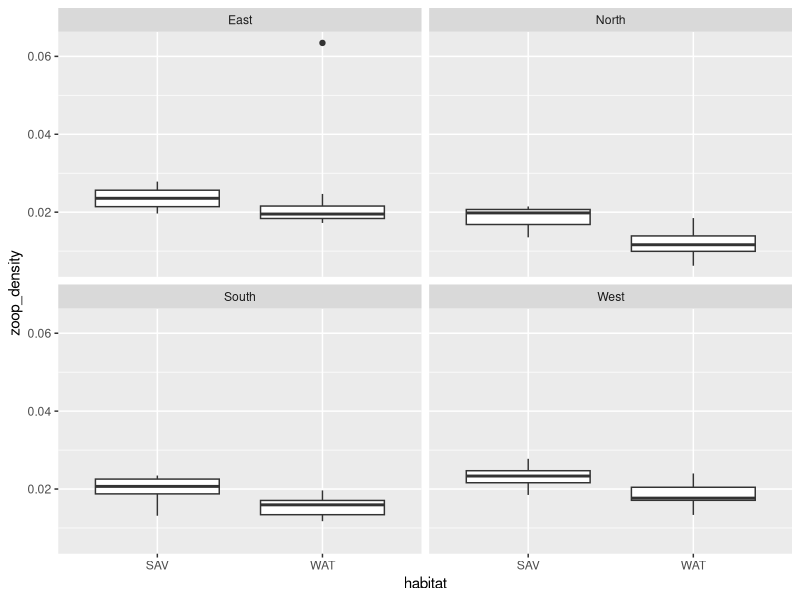
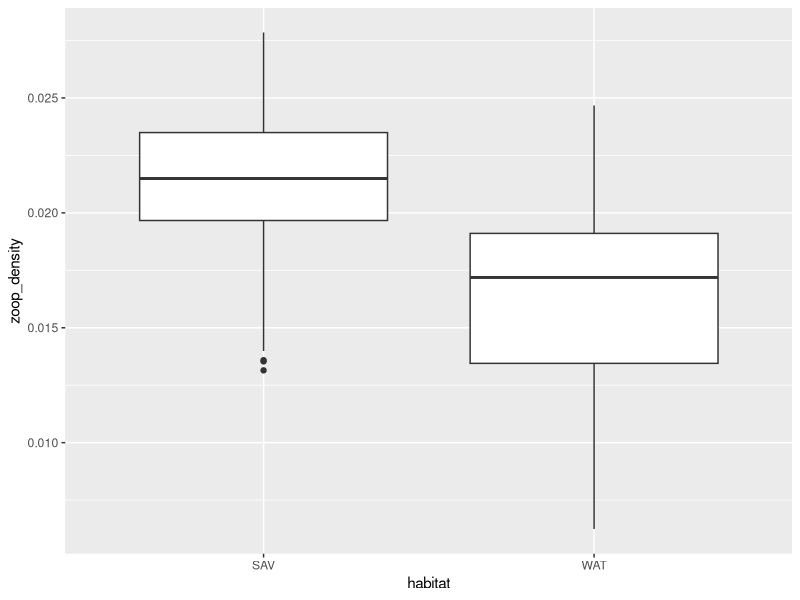
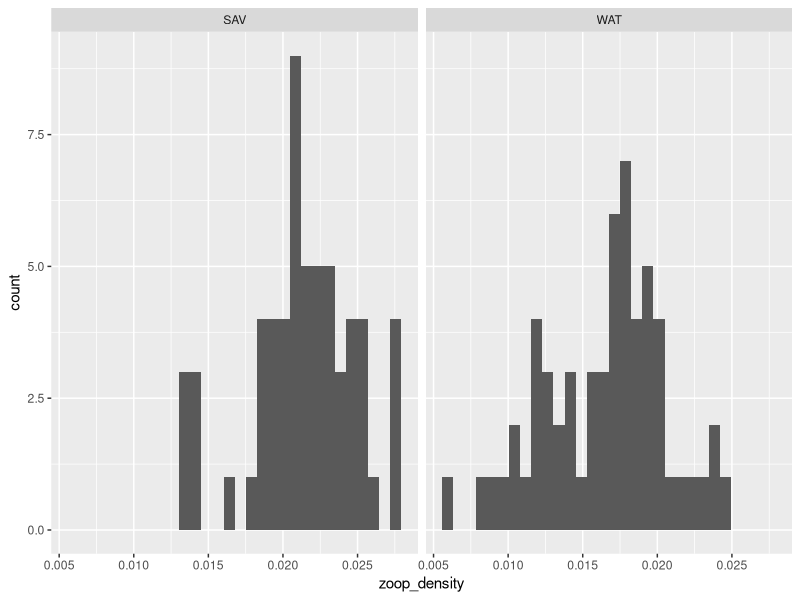
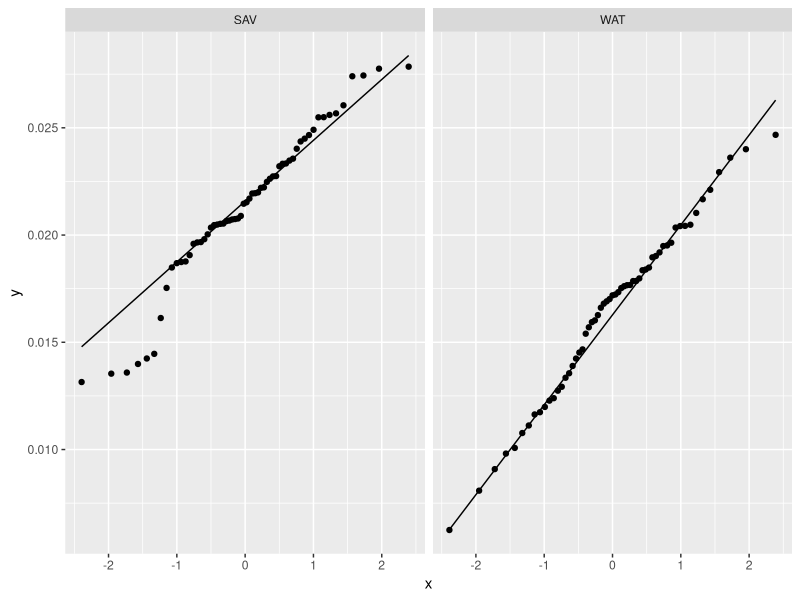
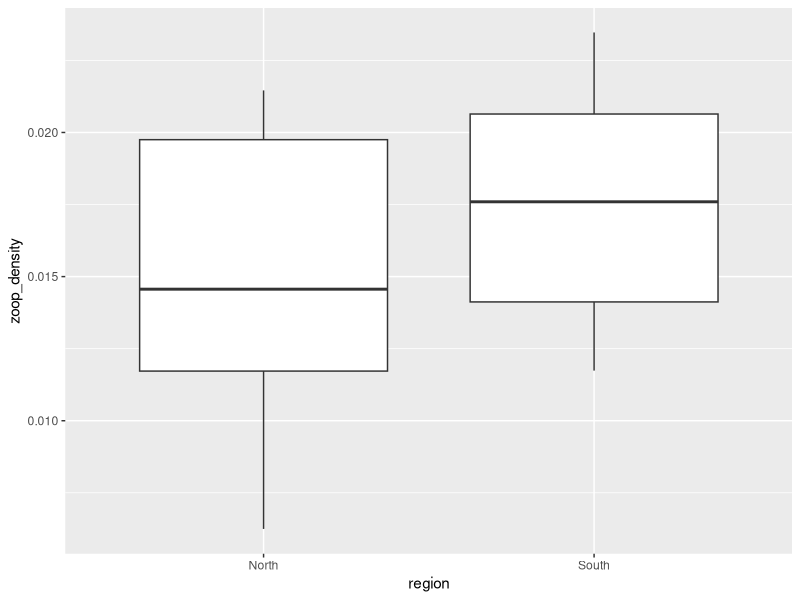
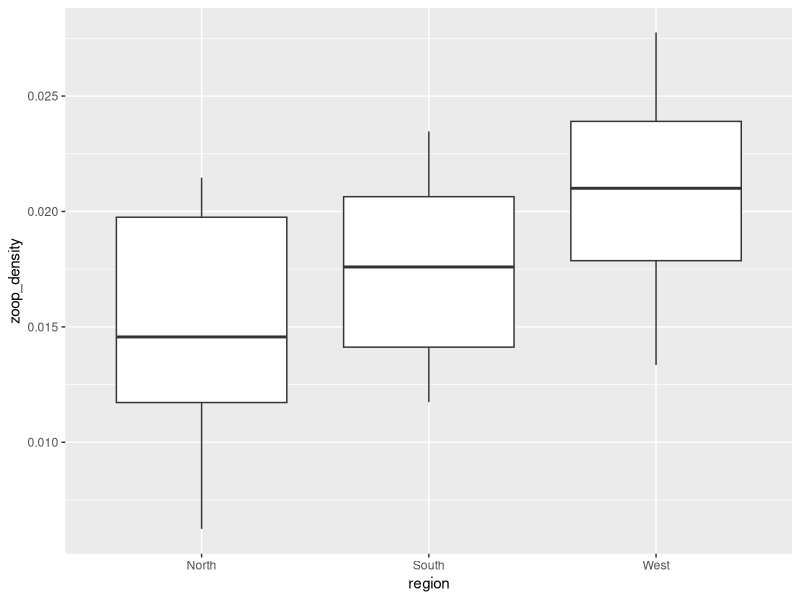
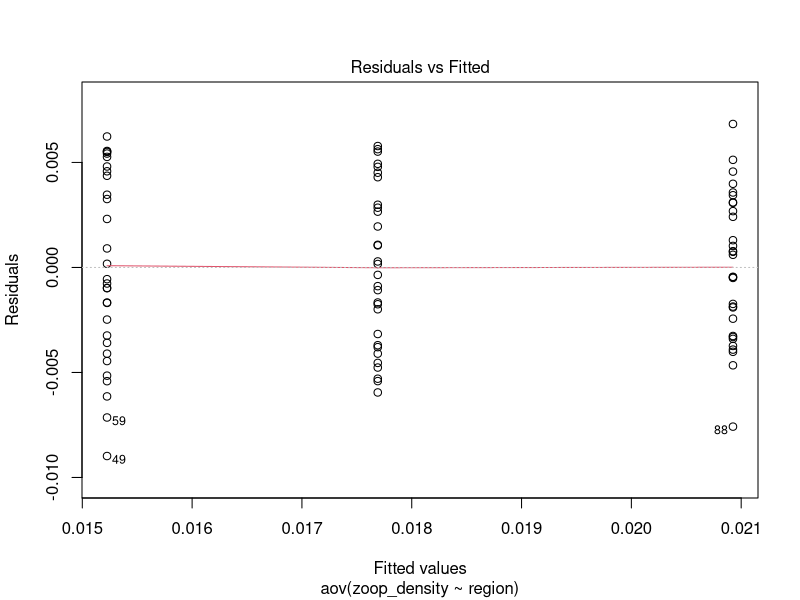
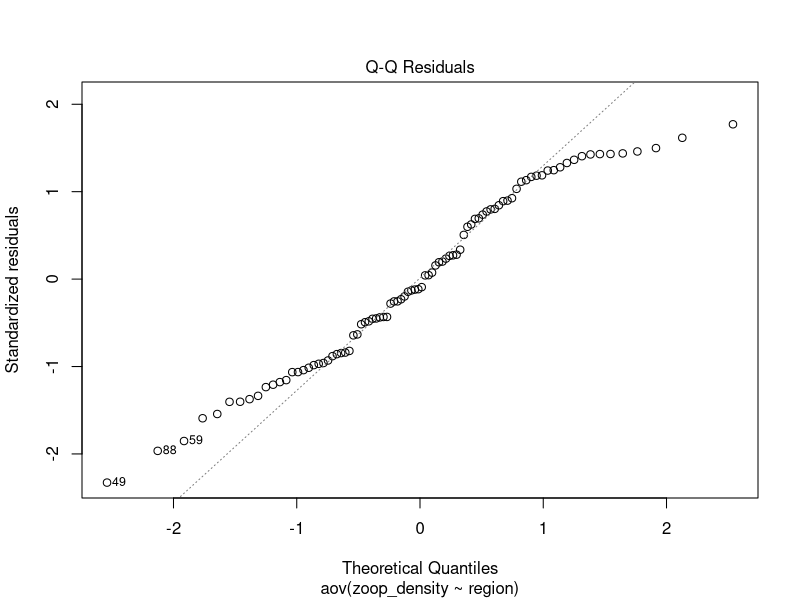

R code for these plots, in order:

install.packages('tidyverse') # for data manipulation and visualization
install.packages('rstatix') # for data manipulation and visualization
library(tidyverse)
library(rstatix)
setwd("S:/Employee Shared Folders/ewells/BDMA infrastructure/Training/R master class 2021")
zoop_density<-read_csv("zoop_density_example.csv")
#format the site and habitat columns
zoopden<-zoop_density %>% #specifies the data set
  mutate_at(vars(region,habitat), factor) #converts the two columns from character to factor
glimpse(zoopden)
(zoop_summary<-zoopden %>% #name of the data set
    group_by(region, habitat) %>% #columns to group by
    summarize(n = n())
)
#boxplot: zooplankton density grouped by region and habitat type 
(plot_reg_hab<-ggplot(data=zoopden #specifies the data set
                      , aes(x = habitat, y = zoop_density)) + #sets the x and y variables for the plots
    geom_boxplot()+  #tells ggplot that we want a boxplot
    facet_wrap(~region) #splits the data into four panels based on region
)
zoopden %>% #specifies the data set
  group_by(habitat) %>% #groups the data by habitat type
  identify_outliers(zoop_density) #looks for outliers in the zooplankton density data
zoopden_sub<-zoopden %>% #specifies the data set
  filter(zoop_density<0.05) #removes any value over 0.05 individuals per mL
(plot_hab_sub<-ggplot(data=zoopden_sub, aes(x = habitat, y = zoop_density)) + 
    geom_boxplot()
)
zoopden_sub %>% #specifies the data set
  group_by(habitat) %>% #groups the data by habitat type
  shapiro_test(zoop_density) #runs the Shapiro-Wilks normality test
(plot_hist <- ggplot(zoopden_sub, aes(x = zoop_density))+
    geom_histogram()+
    facet_wrap(~habitat)
)
(plot_hab_qq <- ggplot(zoopden_sub, aes(sample = zoop_density))+
    stat_qq() + stat_qq_line()+
    facet_wrap(~habitat)
)
zoopden_sub %>% #specifies the data set
  levene_test(zoop_density~habitat) #conducts the test
t.test(zoop_density ~ habitat, data = zoopden_sub, var.equal=T)
zoopden_ns<-zoopden_sub %>% 
  filter(region == "North" | region == "South")
(plot_ns<-ggplot(data=zoopden_ns, aes(x = region, y = zoop_density)) + 
    geom_boxplot()
)
zoopden_nsw<-zoopden_sub %>% 
  filter(region == "North" | region == "South" | region =="West")
(plot_nsw<-ggplot(data=zoopden_nsw, aes(x = region, y = zoop_density)) + 
    geom_boxplot()
)
zoopden_nsw %>%
  group_by(region) %>%
  shapiro_test(zoop_density)
zoopden_nsw %>% #specifies the data set
  levene_test(zoop_density~region) #conducts the test
mod_three_reg<-aov(zoop_density~region, data=zoopden_nsw)
summary(mod_three_reg) 
plot(mod_three_reg)
TukeyHSD(mod_three_reg)


